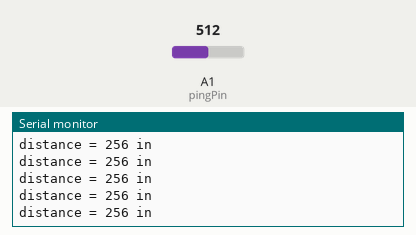
The sketch below on a simulated Arduino Uno, built with avr-gcc and run on an emulated ATmega328P. Shown: the last lines printed to the serial monitor. The inputs (shaded band) are chosen by the test bench; at power-on: A1 (pingPin) = 512.

Above: at 1.2 s.
1.3 s: A1 (pingPin) set to 716
At 1.41 s:
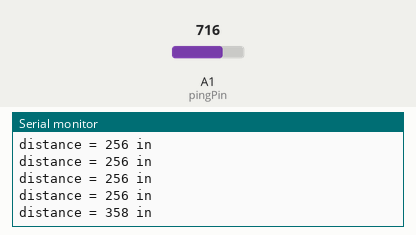
2.8 s: A1 (pingPin) set to 900
At 2.82 s:
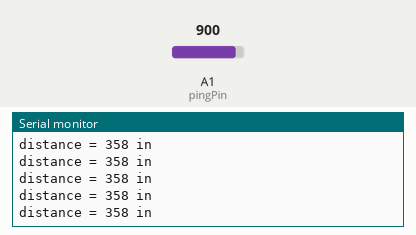
Timing chart, 0 to 5.8 s (numbered marks = the images above; inputs shaded):
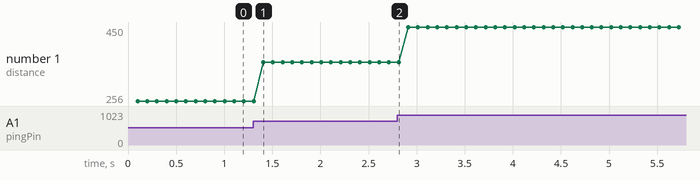

Measured:
- after the input at 1.3 s, the serial monitor: prints a new line after 0.11 s (image 1)
- plotted number 1: 256 → 358 after the input at 1.3 s, 358 → 450 after the input at 2.8 s

The sketch:

distance_sensor.ino
```cpp
void setup() {
  // initialize serial communication:
  Serial.begin(9600);
}

const int pingPin = 1;

void loop () {
  long distance;

  distance = analogRead(pingPin);

  delay(100);

   distance /= 2;
   Serial.print("distance = ");
   Serial.print(distance);
   Serial.println(" in");


}
```
